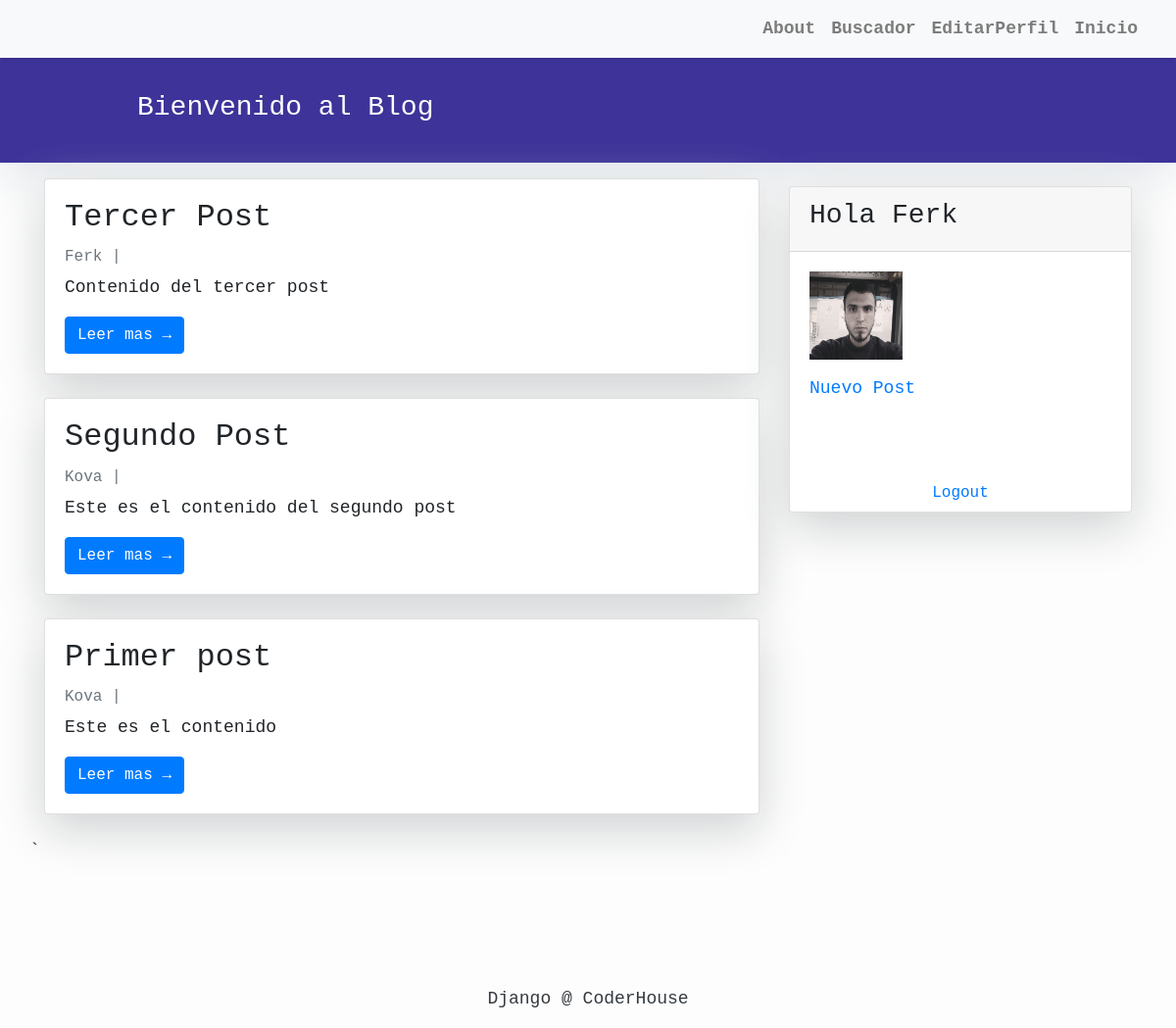
Screenshot of / (signed in) with the database file from the repository.
### blog/models.py (models this page shows, shortened)
class Post(models.Model):
    ESTADO = (
    (0,'Borrador'),
    (1,'Publicado'),
    )
    title = models.CharField(verbose_name='Titulo', max_length=300, unique=True)
    author = models.ForeignKey(User, verbose_name='Autor', on_delete=models.CASCADE, related_name='blog_posts')
    content = models.TextField(verbose_name='Contenido')
    published = models.DateTimeField(verbose_name="Fecha de publicación", default=now)
    slug = models.SlugField(verbose_name='Link' ,max_length=300, unique=True)
    status = models.IntegerField(verbose_name='Estado', choices=ESTADO, default=0)
    created_at = models.DateTimeField(auto_now_add=True)
    updated_at = models.DateTimeField(auto_now=True)
    class Meta:
        ordering = ['-created_at']

### blog/views.py (the view)
# urls.py: path('', views.PostList.as_view(), name='home'),
class PostList(ListView):
    queryset = Post.objects.filter(status=1).order_by('-created_at')
    template_name = 'index.html'

### blog/templates/index.html (shortened to what this page needs)
{% extends 'base.html' %}
{% block content %}
<header class="masthead">
    <div class="container">
        <div class="row">
            <div class=" col-md-8 col-md-10 mx-auto">
                <div class="site-heading">
                    <h3 class=" site-heading my-4 mt-3 text-white">Bienvenido al Blog</h3>
                </div>
            </div>
        </div>
    </div>
</header>
<div class="container">
    <div class="row">
        <div class="col-md-8 mt-3 left">
            {% for post in post_list %}
            <div class="card mb-4">
                <div class="card-body">
                    <h2 class="card-title">{{ post.title }}</h2>
                    <p class="card-text text-muted h6">{{ post.author }} | {{ post.created_on}} </p>
                    <p class="card-text">{{post.content|slice:":200" }}</p>
                    <a href="{% url 'post_detail' post.slug  %}" class="btn btn-primary">Leer mas &rarr;</a>
                </div>
            </div>
            {% endfor %}
        </div>
             {% block sidebar %} {% include 'sidebar.html' %} {% endblock sidebar %}
`    </div>
</div>
{% endblock content %}

### blog/templates/sidebar.html (shortened to what this page needs)
{% block sidebar %}
<div class="col-md-4 float-right ">
<div class="card my-4">
    <div class="card-header">
        {% if request.user.is_authenticated %}
        <h3 class="text-muted small mb-4 mb-lg-0"><h3>Hola {{user.username}}</h3>
        {% endif %}
    </div>
    <div class="card-body">
         {% if request.user.is_authenticated %}
         <p class="card-text"><img src="/media/media/1.png" style="height: 90px; width: 95px;" ></p>
         <a href="{% url 'New'  %}">Nuevo Post</a>
        {% endif %}
    </div>
<br>
<br>
    <div class="btn">
        {% if request.user.is_authenticated %}
        <a href="{% url 'logout' %}">Logout</a>
        {% endif %}
     </div>
</div>
</div>
{% endblock sidebar %}

### blog/templates/base.html (style rules this page uses)
.masthead { background: #3d3399; height: auto; padding-bottom: 15px; box-shadow: 0 16px 48px #E3E7EB; padding-top: 10px; }

### blog/templates/index.html (style rules this page uses)
body { font-family: "Lucida Console", monospace; font-size: 18px; background-color: #fdfdfd; }
.card { box-shadow: 0 16px 48px #E3E7EB; }

### blog/templates/sidebar.html (style rules this page uses)
.card { box-shadow: 0 16px 48px #cfd1d2; }

### rows the page displays
Post: title "Tercer Post", author "Ferk", content "Contenido del tercer post"
Post: title "Segundo Post", author "Kova", content "Este es el contenido del segundo post"
Post: title "Primer post", author "Kova", content "Este es el contenido"

### other values shown
{{ user.username }} "Ferk"
